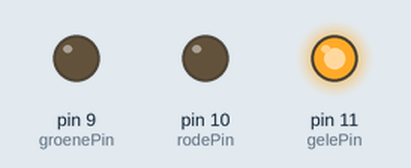
Simulated run of this sketch. Board: Arduino Uno, built with avr-gcc and run on an emulated ATmega328P. Parts: output pins drawn as LEDs (lit = HIGH).

Above: at 0.5 s.
At 1.5 s:
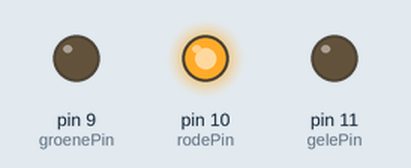
At 5.5 s:
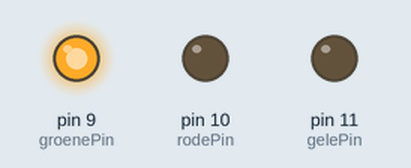
Timing chart, 0 to 6.9 s (numbered marks = the images above):
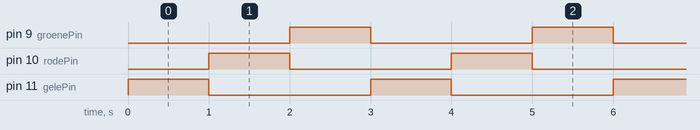

Measured:
- by itself, pin 9 (groenePin), pin 10 (rodePin), pin 11 (gelePin): alternates HIGH for 1.0 s and LOW for 2.0 s
- by itself, everything shown: repeats every 3.0 s, in 4 steps

The sketch:

les_rood_geel_groen_B.ino
```cpp
int gelePin = 11;
int rodePin = 10;
int groenePin = 9;


void setup()
{
  pinMode(gelePin, OUTPUT);
  pinMode(rodePin, OUTPUT);
  pinMode(groenePin, OUTPUT);
}

void loop()
{
  digitalWrite(gelePin, HIGH);
  delay(1000);
  digitalWrite(gelePin, LOW);

  digitalWrite(rodePin, HIGH);
  delay(1000);
  digitalWrite(rodePin, LOW);

  digitalWrite(groenePin, HIGH);
  delay(1000);
  digitalWrite(groenePin, LOW);
}
```
